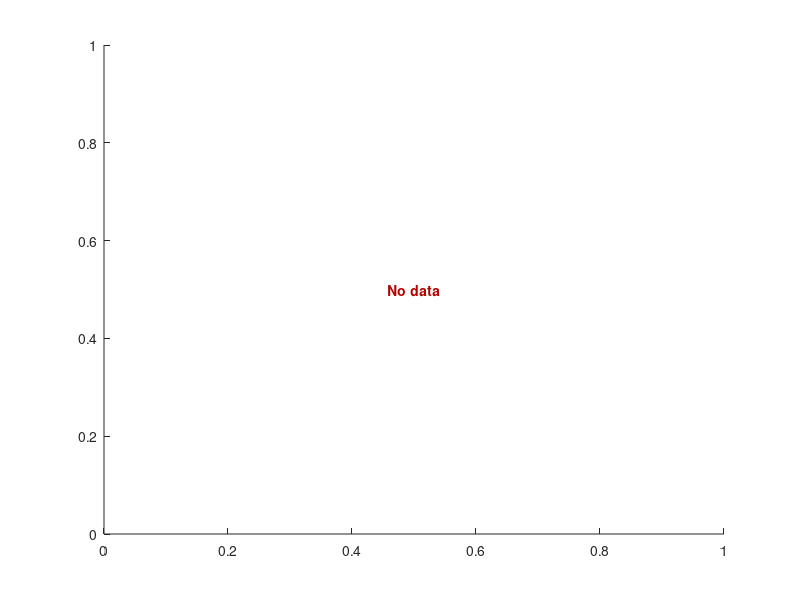

The MATLAB source for this figure:
function nodata(xlim)
%NODATA Writes a message "no data" in the middle of current axes.

if nargin == 0
	xlim = get(gca,'XLim');
else
	set(gca,'XLim',xlim,'YLim',[0,1]);
end

text(mean(xlim),.5,'No data', ...
                    'HorizontalAlignment','center','FontWeight','bold','Color',[.7,0,0])
